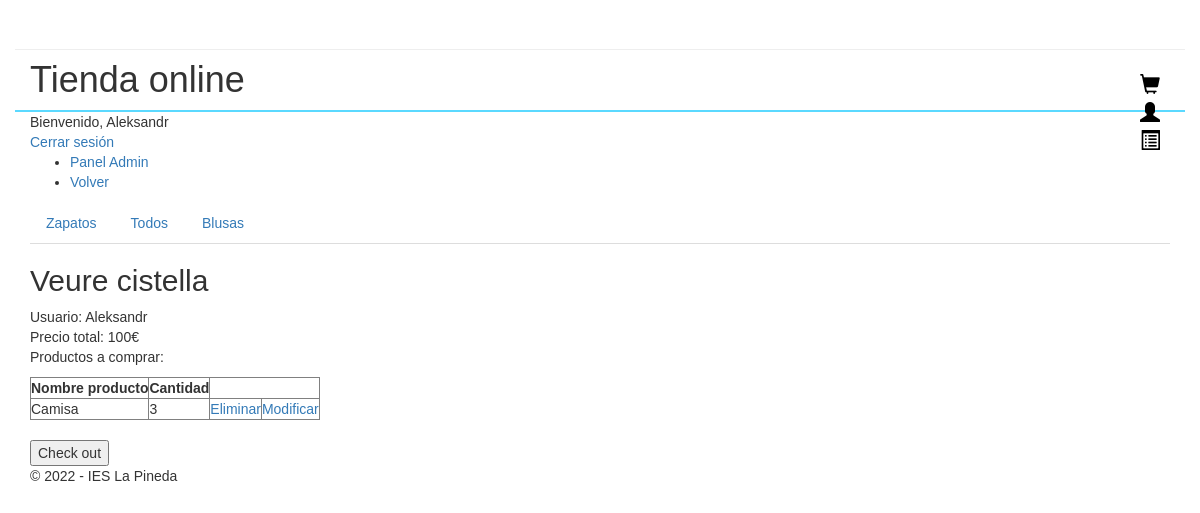
/index.php?controller=UsuarioCesta&action=iniciarModificarCesta (signed in), run on the app's committed database.
### tables this page shows
CREATE TABLE `usuarios` (
  `id_usuario` int(15) NOT NULL,
  `nombre` varchar(48) NOT NULL,
  `correo` varchar(48) NOT NULL,
  `telefono` varchar(14) DEFAULT NULL,
  `contraseña` varchar(256) NOT NULL,
  `direccion` varchar(124) DEFAULT NULL,
  `provincia` varchar(24) DEFAULT NULL,
  `cp` varchar(12) DEFAULT NULL
);

CREATE TABLE `categorias` (
  `id_categoria` int(255) NOT NULL,
  `nombre` varchar(255) NOT NULL,
  `descripcion` varchar(255) NOT NULL,
  `isactive` int(1) NOT NULL
);

CREATE TABLE `cestas` (
  `id_cesta` int(15) NOT NULL,
  `fk_id_usuario` int(15) NOT NULL,
  `precio_total` int(15) NOT NULL
);

CREATE TABLE `productos` (
  `id_producto` int(11) NOT NULL,
  `nombre` varchar(255) NOT NULL,
  `descripcion` varchar(255) NOT NULL,
  `cantidad` int(255) NOT NULL,
  `precio` float NOT NULL,
  `categoria` int(255) NOT NULL,
  `foto` varchar(255) NOT NULL,
  `isactive` int(1) NOT NULL
);

### models/database.php (called while the page is built, shortened)
<?php
class Database{
    public function __construct(){
        $servername = "localhost";
        $dbname= "botiga";
        $username = "root";
        $password = "";
		$this->db = new PDO("mysql:host=$servername;dbname=$dbname",$username, $password);
    }
}

### models/usuario.php (called while the page is built, shortened)
<?php
require_once("database.php");
class Usuario extends Database {
    function getNombreUsuario($id_usuario) {
        $sql = "SELECT * FROM usuarios WHERE id_usuario = ".$id_usuario;
        $query = $this->db->prepare($sql);
        $query->execute();
        $item = $query->fetch(\PDO::FETCH_ASSOC);
        return $item;
    }
}
?>

### models/category.php (called while the page is built, shortened)
<?php
require_once("models/database.php");
class Category extends Database
{
    function conectar()
    {
        $this->db->query("SET NAMES 'utf8'");
    }
    function mostrarCategorias()
    {
        $stmt = $this->db->prepare("SELECT * FROM categorias");
        $categories = array();
        if ($stmt->execute()) {
            while ($row = $stmt->fetch(PDO::FETCH_ASSOC)) {
                $categories[] = $row;
            }
        }
        return $categories;
    }
}

### models/cesta.php (called while the page is built, shortened)
<?php
require_once("database.php");
class Cesta extends Database
{
    private $id_cesta;
    private $fk_id_usuario;
    private $lista_productos;
    private $precio_total = 0;
    function getIdCesta()
    {
        return $this->id_cesta;
    }
    function getNombreUsuario()
    {
        $id_usuario = strval($this->fk_id_usuario);
        $sql = "SELECT nombre FROM usuarios WHERE id_usuario = " . $id_usuario;
        $result = $this->db->query($sql);
        $row = $result->fetch(PDO::FETCH_ASSOC);
        $nombre = $row['nombre'];
        return $nombre;
    }
    function getListaProductos()
    {
        return $this->lista_productos;
    }
    function getPrecioTotal()
    {
        return $this->precio_total;
    }
    function setFkIdUsuario($fk_id_usuario)
    {
        $this->fk_id_usuario = $fk_id_usuario;
    }
    function conectar()
    {
        $this->db->query("SET NAMES 'utf8'");
    }
    function fetchCesta()
    {
        $sql = "SELECT * FROM cestas WHERE fk_id_usuario = " . $this->fk_id_usuario;
        $result = $this->db->query($sql);
        if ($result->rowCount() > 0) {
            $sql = "SELECT * FROM cestas WHERE fk_id_usuario = " . $this->fk_id_usuario;
            $result = $this->db->query($sql);
            $row = $result->fetch(PDO::FETCH_ASSOC);
            $this->fk_id_usuario = $row['fk_id_usuario'];
            $this->precio_total = $row['precio_total'];
            $this->id_cesta = $row['id_cesta'];
            $sql = "SELECT * FROM cesta_productos WHERE fk_id_cesta = " . $this->id_cesta;
            $result = $this->db->query($sql);
            for ($i = 0; $i < $result->rowCount(); $i++) {
                $row = $result->fetch(PDO::FETCH_ASSOC);
                $id_producto = $row['fk_id_producto'];
                $sql = "SELECT * FROM productos WHERE id_producto = " . $id_producto;
                $result2 = $this->db->query($sql);
                $row2 = $result2->fetch(PDO::FETCH_ASSOC);
                $this->lista_productos[$i]['nombre'] = $row2['nombre'];
                $this->lista_productos[$i]['fk_id_producto'] = $row2['id_producto'];
                $this->lista_productos[$i]['cantidad'] = $row['cantidad'];
            }
        }
    }
}

### views/general/menu.php (the view)
<?php
if (isset($_SESSION['user_id'])) {
    echo "Bienvenido, " . $nombre_usuario['nombre'];
    echo "<br>";
    echo "<a href='index.php?controller=Usuario&action=logout'>Cerrar sesión</a>";
} else {
    echo "<a href='index.php?controller=Usuario&action=loginUsuario'>Iniciar sesión</a><br>";
    echo "<a href='index.php?controller=Usuario&action=registrarUsuario' >Registrarse </a>";
}
?>
<ul>
    <li> <a href="admin/admin.php">Panel Admin</a></li>
    <li> <a href="index.php?controller=Usuario&action=mostrarTodos">Volver </a></li>
</ul>
<?php
if (isset($categorias)) {
    echo "<ul class='nav nav-tabs'>";
    foreach ($categorias as $categoria) {
        if (isset($_GET['id_categoria'])) {
            if ($categoria['id_categoria'] == $_GET['id_categoria']) {
                echo "<li class='nav-item active'>";
            } else if ($categoria['id_categoria'] == $_GET['id_categoria'] && $categoria['id_categoria'] == 1) {
                echo "<li class='nav-item active'>";
            } else {
                echo "<li class='nav-item'>";
            }
        } else {
            echo "<li class='nav-item'>";
        }
        echo "<a class='nav-link' href='index.php?controller=Usuario&action=mostrarCategoria&id_categoria=" . $categoria['id_categoria'] . "'>" . $categoria['nombre'] . "</a>";
        echo "</li>";
    }
    echo "</ul>";
} else {
    echo "No hay categorias";
}
?>

### views/usuarios/verCesta.php
<h2>Veure cistella</h2>
    Usuario:
    <?php
    echo $cesta->getNombreUsuario();
    ?>
    <br />
    Precio total:
    <?php echo $cesta->getPrecioTotal() . "€";?>
    <br />
    <?php
    $todosLosProductosCesta = $cesta->getListaProductos();
    require_once "./views/usuarios/mostrarProductosCesta.php";
    if (!empty($todosLosProductosCesta)) {
        echo "<br/>";
      echo "<form action='?controller=UsuarioCesta&action=confirmarCompra' method='post'>";
      echo "<input type='submit' value='Check out'>";
      echo "</form>";
    }
    ?>

### views/usuarios/mostrarProductosCesta.php (shortened to what this page needs)
<?php
  if (isset($_SESSION['role'])) {
   echo "<table border='1'>";
    echo "<p>Productos a comprar:</p>";
    echo "<table border='1'>";
    echo "<tr>";
    echo "<th>Nombre producto</th>";
    echo "<th>Cantidad</th>";
    echo "</tr>";
    if (isset($todosLosProductosCesta)) {
      foreach ($todosLosProductosCesta as $producto) {
        echo "<tr>";
        echo "<td>". $producto['nombre'] . "</td>";
        echo "<td>". $producto['cantidad'] . "</td>";
        echo "<td><a href='?controller=UsuarioCesta&action=eliminarProductoCesta&fk_id_producto=".$producto['fk_id_producto']."&fk_id_cesta=".$cesta->getIdCesta()."&cantidad=".$producto['cantidad']."'>Eliminar</a></td>";
        echo "<td><a href='?controller=UsuarioCesta&action=iniciarModificarProductoCesta&fk_id_producto=".$producto['fk_id_producto']."&fk_id_cesta=".$cesta->getIdCesta()."&cantidad=".$producto['cantidad']."'>Modificar</a></td>";
        echo "</tr>";
    }
    }
    echo "</table>";
} else {
  echo "<p>Debes ser administrador para ver esta pagina</p>";
  header("Refresh:3; url=admin.php");
}
?>

### styles/style.css (style rules this page uses)
* { font-family: Verdana, Geneva, Tahoma, sans-serif; }
h1 { font-family: Verdana, Geneva, sans-serif; font-size: 24px; font-style: normal; font-variant: normal; font-weight: 700; line-height: 26.4px; }
p { font-family: Verdana, Geneva, sans-serif; font-size: 14px; font-style: normal; font-variant: normal; font-weight: 400; line-height: 20px; }
.col-md-12 { border-bottom: 2px solid #5bd9ff; }
.pull-right { margin: 30px 5px 5px 5px; width: 30px; height: 30px; }
.glyphicon { padding: 3px 5px 5px 5px; color: black; font-size: 20px; }

### data on the page
usuarios: nombre "Aleksandr"
categorias: nombre "Zapatos"
categorias: nombre "Todos"
categorias: nombre "Blusas"
cestas: precio_total "100"
productos: nombre "Camisa", cantidad "3"
